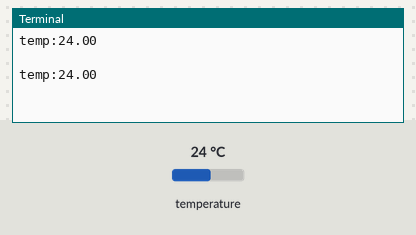
This program was run on a simulated Raspberry Pi (BCM pin numbers). Parts: the last lines printed to the terminal. The inputs (shaded band) are chosen by the test bench; at power-on: temperature 24 °C.

Above: at 1.2 s.
1.3 s: temperature set to 12 °C
At 2.6 s:
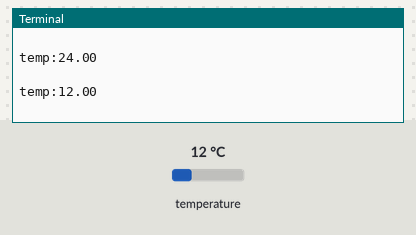
2.8 s: temperature set to 19 °C
At 3.5 s:
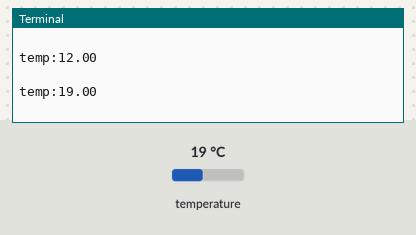
Timing chart, 0 to 5.8 s (numbered marks = the images above; inputs shaded):
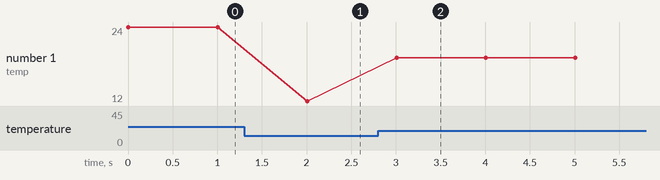

Measured:
- after the input at 1.3 s, the terminal: prints a new line after 0.71 s (image 1)
- after the input at 2.8 s, the terminal: prints a new line after 0.21 s (image 2)
- plotted number 1: 24 → 12 after the input at 1.3 s, 12 → 19 after the input at 2.8 s

The program:

temperature.py
```python
# coding: utf-8
#
# FaBo Brick Sample
#
# brick_i2c_temp
#

import smbus
import time

ADDRESS = 0x48 #ADT7410 device address
CHANNEL  = 1

class ADT7410:
    def __init__(self, bus, addr):
        self.bus = smbus.SMBus(bus)
        self.addr = addr

    def readblock(self, cmd, len):
        return self.bus.read_i2c_block_data(self.addr, cmd, len)

if __name__ == '__main__':

    dev = ADT7410(CHANNEL, ADDRESS)

    while True:
          #データ取得
        read_data = dev.readblock(0x00, 12)
          #上位2バイトのみ取得し、温度データに加工
        temp = (read_data[0] << 8 | read_data[1]) >> 3

          #0度以下の場合の対応
        if(temp >= 4096):
            temp -= 8192;

          #温度出力
        print "temp:%4.2f" % (temp / 16.0)
        print
        time.sleep(1)
```
